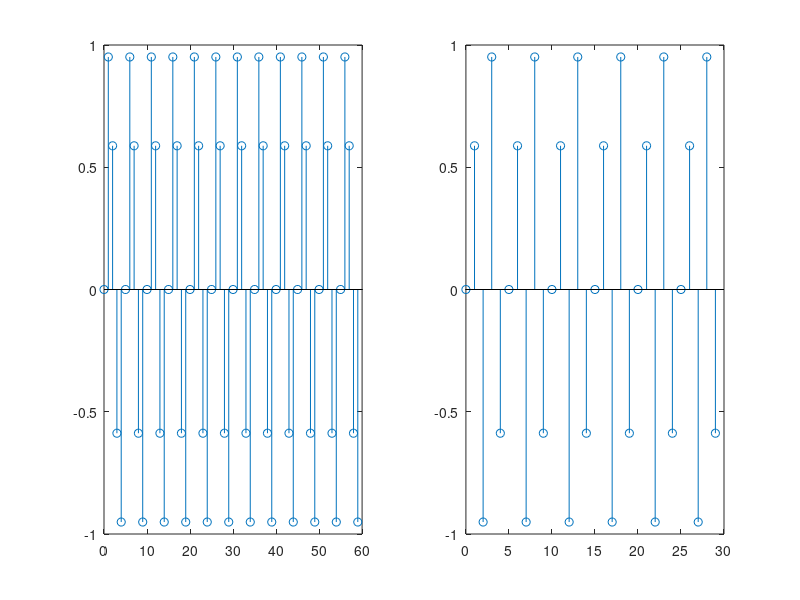
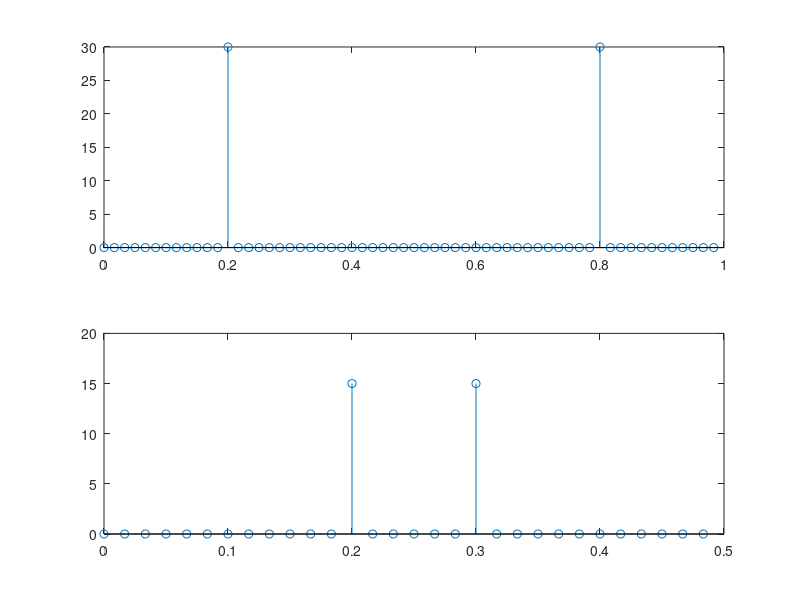
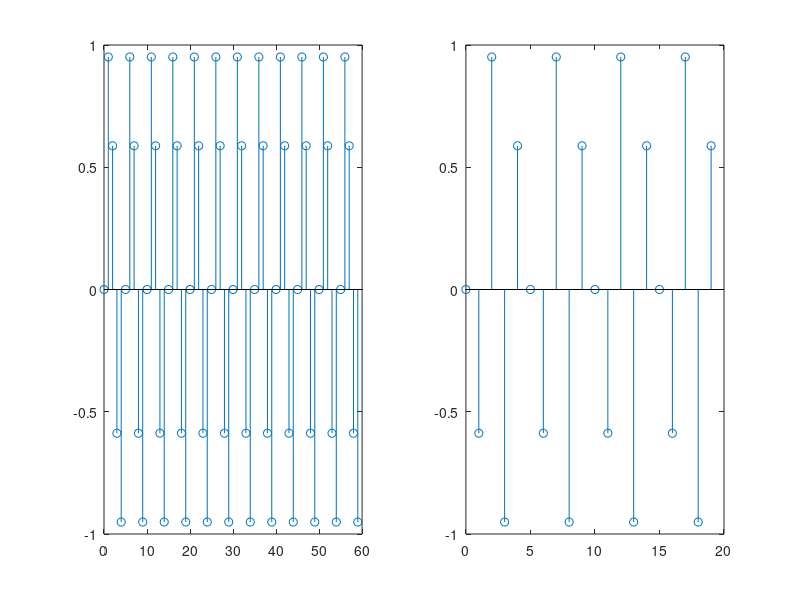
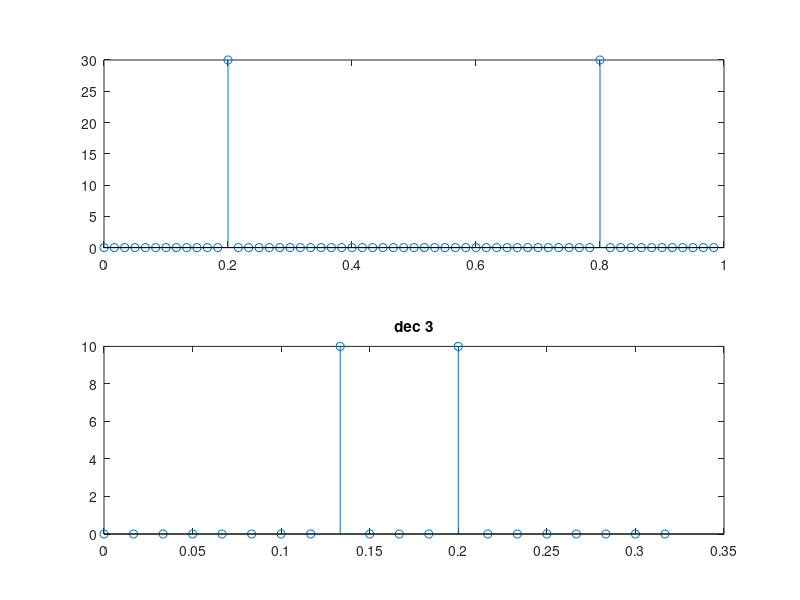

MATLAB code to generate these figures, in order:
%%2.25
close all;
%a)

%{
Generate a sinusoid test signal with angular frequency wo = 2pi/5 and
length N = 60. Decimate the signal a factor of two, and compute the
DFT of the resulting signal. Explain the result using the DFT of the original signal.
%}

wo = 2 * pi / 5;
N = 60;
T = 1;
p = 2;
n = (0:N - 1);
x = sin(wo * n);

T2 = T * p;
N2 = N / p;
x2 = x(1:2:N);

X = fft(x, N);
X2 = fft(x2, N2);

ff = (0:(N - 1)) * (1 / (N));
ff2 = (0:(N2 - 1)) * (1 / (T2 * N2));

figure;
subplot(121); stem(n, x);
subplot(122); stem(0:(N2 - 1), x2);

figure;
subplot(211);
stem(ff, abs(X));

subplot(212);
stem(ff2, abs(X2));

%b)

wo = 2 * pi / 5;
N = 60;
T = 1;
p = 3;
n = (0:N - 1);
x = sin(wo * n);

T2 = p * T;
N2 = N / p;
x2 = x(1:p:N);

X = fft(x, N);
X2 = fft(x2, N2);

ff = (0:(N - 1)) * (1 / (N));
ff2 = (0:(N2 - 1)) * (1 / (T2 * N2));

figure;
subplot(121); stem(n, x);
subplot(122); stem(0:(N2 - 1), x2);

figure;
subplot(211);
stem(ff, abs(X));

subplot(212);
stem(ff2, abs(X2));
title("dec 3")

%c)
wo = 2 * pi / 5;
N = 60;
T = 1;
p = 7;
n = (0:N - 1);
x = sin(wo * n);

T2 = T / p;
N2 = round(N / p);
x2 = x(1:p:N);

X = fft(x, N);
X2 = fft(x2, N2);

ff = (0:(N - 1)) * (1 / (N));
ff2 = (0:(N2 - 1)) * (1 / (T2 * N2));

figure;
subplot(121); stem(n, x);
subplot(122); stem(0:(N2 - 1), x2);

figure;
subplot(211);
stem(ff, abs(X));

subplot(212);
stem(ff2, abs(X2));

%% 3.2
close all;
load("sig30.mat"); % load in y

N = length(y);
T = 1;
n = 0:(N-1);

Y = fft(y, N);
ff = (0:(N-1)) * (1/(T * N));

N_zero = 2^16;
Y2 = fft(y, N_zero);
ff2 = (0:(N_zero - 1)) * (1 / (T * N_zero));

figure; 
subplot(211);
plot(ff, abs(Y));
title("FFT of y");
subplot(212);
plot(ff2, abs(Y2));
title("zero-padded fft of y");


%% 4.16

load("sig40.mat") % load s, s1, s2
% w_s1 = 0.1, w_s2 = 0.5 
% s1 = sin(wt), s2 = sin(wt);
% s = s1 + s2;
N = length(s);
n = 0:(N-1);
T = 1; 

[b1, a1] = butter(20, 0.11, 'high'); % Designs the filter with the given order and cutoff, 'type' can be 'low', 'high', 'bandpass', or 'stop'
y1 = filter(b1, a1, s);

[b2, a2] = butter(20, 0.11, "low");
y2 = filter(b2, a2, s);

Y1 = fft(y1);
Y2 = fft(y2);

ff = (0:(N - 1)) * (1 / (T * N));

% PLOT ZONE
figure; 
subplot(511);
plot(n, s1);
title("s1 (0.1 rad/s)");

subplot(512);
plot(n,s2);
title("s2 (0.5 rad/s)");

subplot(513);
plot(n,s);
title("s");


subplot(514);
plot(ff, abs(Y1));

subplot(515);
plot(ff, abs(Y2));

